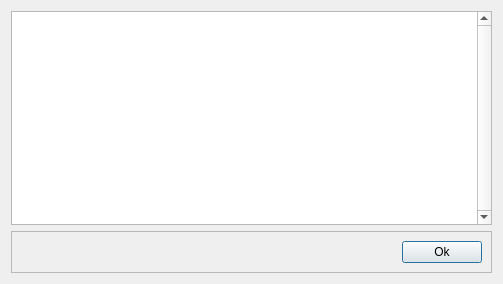
<?xml version="1.0" encoding="UTF-8"?>
<ui version="4.0">
 <class>DialogHelp</class>
 <widget class="QDialog" name="DialogHelp">
  <property name="geometry">
   <rect>
    <x>0</x>
    <y>0</y>
    <width>503</width>
    <height>284</height>
   </rect>
  </property>
  <property name="sizePolicy">
   <sizepolicy hsizetype="Expanding" vsizetype="Expanding">
    <horstretch>0</horstretch>
    <verstretch>0</verstretch>
   </sizepolicy>
  </property>
  <property name="windowTitle">
   <string>About</string>
  </property>
  <property name="sizeGripEnabled">
   <bool>false</bool>
  </property>
  <layout class="QVBoxLayout" name="verticalLayout">
   <item>
    <widget class="QTextBrowser" name="helpTextBrowser">
     <property name="verticalScrollBarPolicy">
      <enum>Qt::ScrollBarAlwaysOn</enum>
     </property>
    </widget>
   </item>
   <item>
    <widget class="QFrame" name="frame">
     <property name="sizePolicy">
      <sizepolicy hsizetype="Minimum" vsizetype="Minimum">
       <horstretch>0</horstretch>
       <verstretch>0</verstretch>
      </sizepolicy>
     </property>
     <property name="layoutDirection">
      <enum>Qt::RightToLeft</enum>
     </property>
     <property name="frameShape">
      <enum>QFrame::StyledPanel</enum>
     </property>
     <property name="frameShadow">
      <enum>QFrame::Raised</enum>
     </property>
     <layout class="QFormLayout" name="formLayout">
      <item row="0" column="0">
       <widget class="QPushButton" name="helpPushButton">
        <property name="text">
         <string>Ok</string>
        </property>
       </widget>
      </item>
     </layout>
    </widget>
   </item>
  </layout>
 </widget>
 <resources/>
 <connections/>
</ui>
